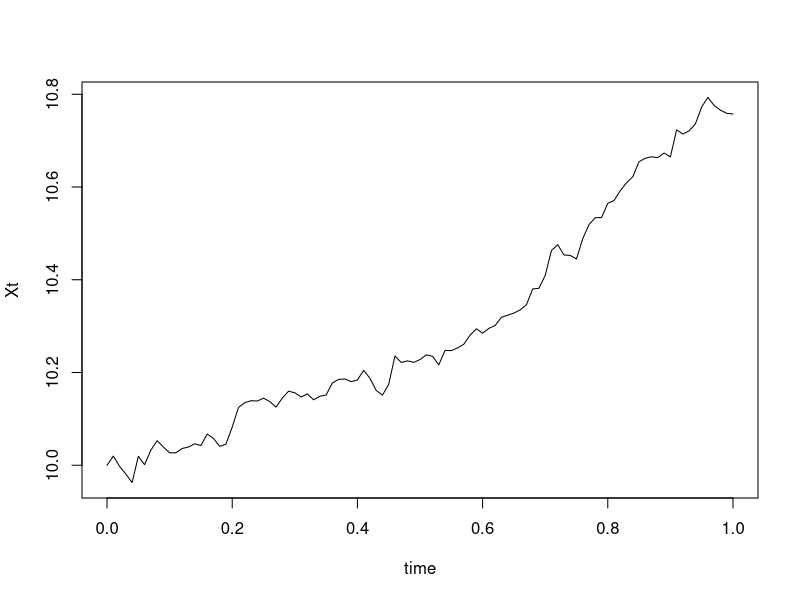
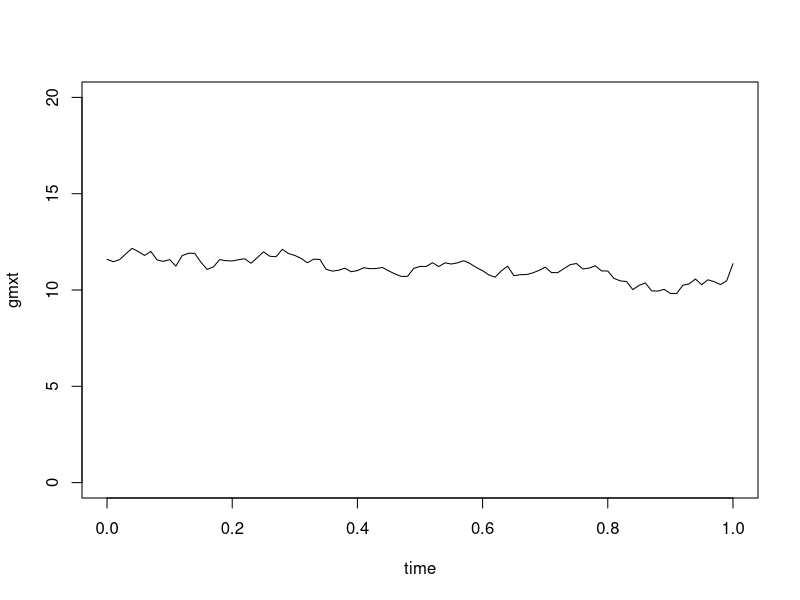

R code for these plots, in order: (Note: this script raises an error after producing the figures.)
#input

mu = 0.16; sigma = 0.2; T=1; n=100; S0 = 10;

#BM
dt = T/n

t = seq(0, T, by=dt)
x = c(S0, mu*dt+sigma*sqrt(dt)*rnorm(n, mean=0, sd=1))
Xt = cumsum(x)
plot(t, Xt, type="l", xlab="time")


#Geometric BM
mu=0.16
sigma = .2

x = c(sqrt(dt)*rnorm(n, mean=0, sd=1))
Xt = cumsum(x)
gmxt = S0 * exp(mu-sigma^2/2*t + sigma * Xt)
plot(t, gmxt, type="l", xlab="time", ylim = c(0, 20))
X<-matrix(rep(0, length(gmxt)*100), 100)
for (i in 1:100){
  X[i,]<-GBM(S0, r =mu, sigma=sigma, T=T, N=n)
  lines(t,X[i,], col="red")
}

q<-quantile(X, c(0.05, 0.95))

lines(t, rep(q[1], length(t)), col="blue", lty=2, lwd=2)
lines(t, rep(q[2], length(t)), col="blue", lty=2, lwd=2)

